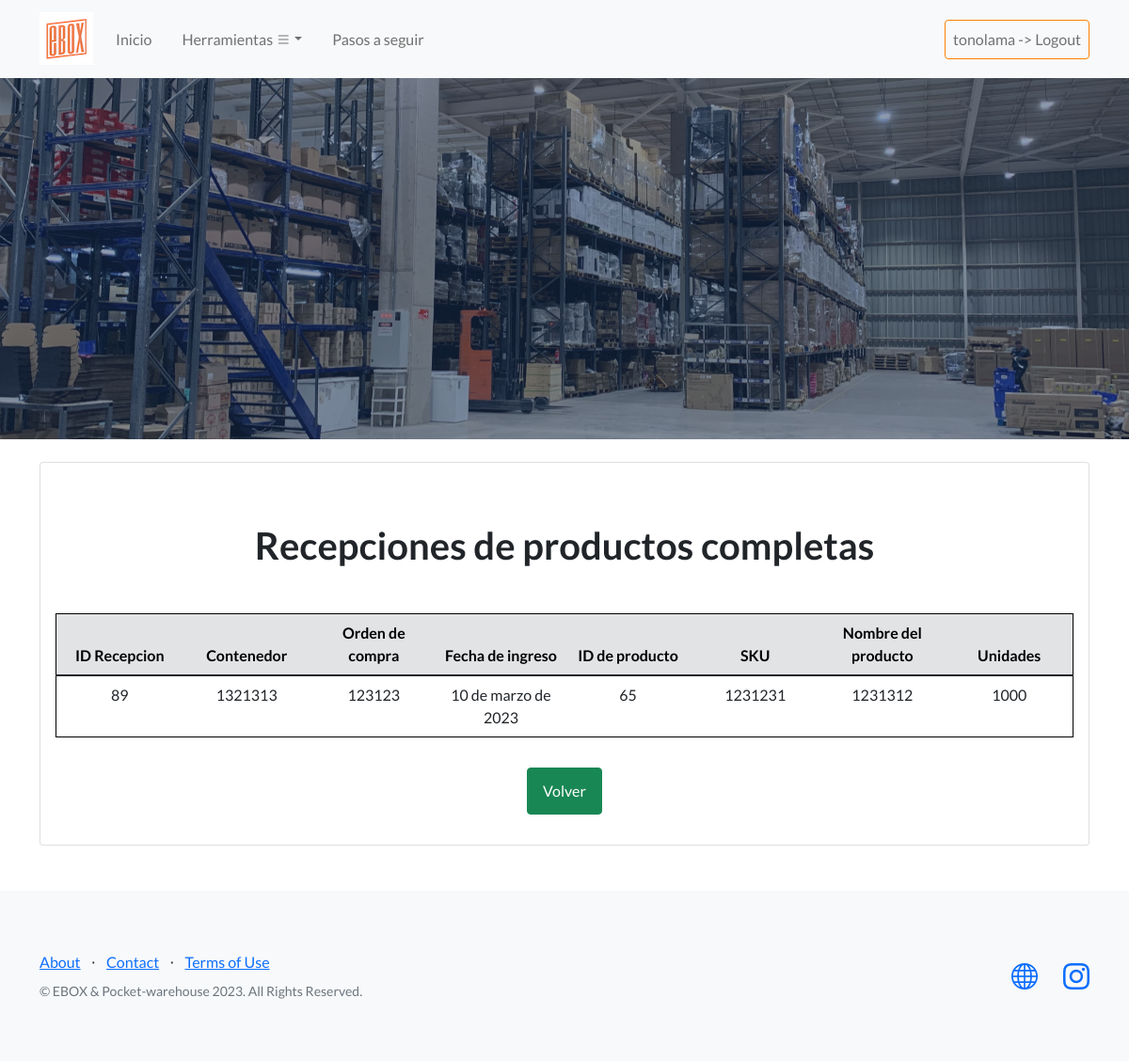
The app's page /eboxApp/recepcion/wRecepcion_full/ (signed in) with its own data.
### eboxApp/models.py (models this page shows, shortened)
class Recepcion(models.Model):
    num_contenedor = models.CharField(max_length=100)
    orden_compra = models.CharField(max_length=100, null = True)
    sku_in = models.ForeignKey(Maestra, on_delete=models.CASCADE)
    unidades_in = models.IntegerField()
    fecha_recepcion = models.DateField(null=True)

class Maestra(models.Model):
    nombre_producto = models.CharField(max_length=300)
    numero_sku = models.CharField(max_length=300)
    categoria = models.CharField(max_length=300)

### eboxApp/views.py (the view)
# urls.py: path('recepcion/wRecepcion_full/', views.buscarRecepcion, name = 'buscarTodoRecepcion'),
@login_required
def buscarRecepcion(request):
    if request.method == 'GET': # si existe una solicitud, get
        recepciones = Recepcion.objects.all()
        return render(request, 'eboxApp/wRecepcion_full.html', {'recepciones':recepciones })

### eboxApp/templates/eboxApp/wRecepcion_full.html (shortened to what this page needs)
{% extends "eboxApp/base.html" %}
{% load static %}
{% block contenido_que_cambia %}
<div class="container text-center" id = "listadocompras">
    <div class="card mt-4">
        <div class="card-body">
            <h1 class="my-5">Recepciones de productos completas</h1>
            {% if recepciones %}
                <div class="table-responsive">
                    <table class="table table-hover">
                        <thead>
                            <tr class = "table-secondary">
                                <th>ID Recepcion</th>
                                <th>Contenedor</th>
                                <th>Orden de compra</th>
                                <th>Fecha de ingreso</th>
                                <th>ID de producto</th>
                                <th>SKU</th>
                                <th>Nombre del producto</th>
                                <th>Unidades</th>
                            </tr>
                        </thead>
                        <tbody>
                            {% for recepcion in recepciones %}
                                <tr>
                                    <td>{{recepcion.pk}}</td>
                                    <td>{{recepcion.num_contenedor}}</td>
                                    <td>{{recepcion.orden_compra}}</td>
                                    <td>{{recepcion.fecha_recepcion}}</td>
                                    <td>{{recepcion.sku_in.id}}</td>
                                    <td>{{recepcion.sku_in.numero_sku}}</td>
                                    <td>{{recepcion.sku_in.nombre_producto}}</td>
                                    <td>{{recepcion.unidades_in}}</td>
                                </tr>
                            {% endfor %}
                        </tbody>
                    </table>
                </div>
                <a class="btn btn-success my-3" href="{% url 'eboxApp:Recepcion' %}">Volver</a>
            {% else %}
                <div class="my-5">
                    <h3>No hay datos</h3>
                </div>
                <a class="btn btn-warning my-3" href="{% url 'eboxApp:Recepcion' %}">Volver</a>
            {% endif %}
        </div>
    </div>
</div>
{% endblock %}

### eboxApp/templates/eboxApp/base.html (shortened to what this page needs)
<!DOCTYPE html>
<html lang="es">
    <head>
        {% load static %}
        <link href="https://cdn.jsdelivr.net/npm/bootstrap-icons@1.5.0/font/bootstrap-icons.css" rel="stylesheet" type="text/css" />
        <link href="{% static 'eboxApp/css/styles.css' %}" rel="stylesheet" />
    </head>
    <body>
        <nav class="navbar navbar-expand-lg navbar-light  bg-light static-top sticky-top">
            <div class="container">
              <a class="navbar-brand" href="{% url 'eboxApp:Index' %}">
                <img src="{% static 'eboxApp/assets/img/logoEbox.png' %}" alt="ebox Logo">
              </a>
              <div class="collapse navbar-collapse" id="navbarNav">
                <ul class="navbar-nav mr-auto">
                  <li class="nav-item active">
                    <a class="nav-link" href="{% url 'eboxApp:Index' %}">Inicio</a>
                  </li>
                  <li class="nav-item active">
                    <a class="nav-link" href="#"></a>
                  </li>
                  <li class="nav-item dropdown">
                      <a class="nav-link dropdown-toggle" href="#" id="navbarDropdown" role="button" data-toggle="dropdown" aria-haspopup="true" aria-expanded="false">Herramientas <i class="bi bi-list"></i></a>
                  </li>
                  <li class="nav-item active">
                    <a class="nav-link" href="#"></a>
                  </li>
                  <li class="nav-item active">
                    <a class="nav-link" href="{% url 'eboxApp:Index' %}#Comosehace">Pasos a seguir</a>
                  </li>
                </ul>
                {% if user.is_authenticated %}
                <ul class="navbar-nav ml-auto">
                  <li class="nav-item">
                    <a class="nav-link btn btn-outline-primary" href="{% url 'eboxApp:logout' %}">{{ user.username }} -> Logout</a>
                  </li>
                </ul>
                {% else %}
                <ul class="navbar-nav ml-auto">
                  <li class="nav-item">
                    <a class="nav-link btn btn-outline-primary" href="{% url 'eboxApp:Login' %}">Iniciar Sesión</a>
                  </li>
                </ul>
                {% endif %}
              </div>
            </div>
          </nav>
        <header class="masthead">
        </header>
        {% block contenido_que_cambia %}
        {% endblock %}
        <br>
        <br>
        <footer class="footer bg-light">
            <div class="container">
                <div class="row">
                    <div class="col-lg-6 h-100 text-center text-lg-start my-auto">
                        <ul class="list-inline mb-2">
                            <li class="list-inline-item"><a href="{% url 'eboxApp:about' %}">About</a></li>
                            <li class="list-inline-item">⋅</li>
                            <li class="list-inline-item"><a href="{% url 'eboxApp:Index' %}#signup">Contact</a></li>
                            <li class="list-inline-item">⋅</li>
                            <li class="list-inline-item"><a href="{% url 'eboxApp:Terms' %}">Terms of Use</a></li>
                        </ul>
                        <p class="text-muted small mb-4 mb-lg-0">&copy; EBOX & Pocket-warehouse 2023. All Rights Reserved.</p>
                    </div>
                    <div class="col-lg-6 h-100 text-center text-lg-end my-auto">
                        <ul class="list-inline mb-0">
                            <li class="list-inline-item me-4">
                                <a href="http://www.ebox3pl.cl"><i class="bi-globe fs-3"></i></a>
                            </li>
                            <li class="list-inline-item">
                                <a href="https://www.instagram.com/eboxfulfillment/" target = "_blank"><i class="bi-instagram fs-3"></i></a>
                            </li>
                        </ul>
                    </div>
                </div>
            </div>
        </footer>
    </body>
</html>

### records on screen
Recepcion: pk "89", num_contenedor "1321313", orden_compra "123123", fecha_recepcion "10 de marzo de 2023", sku_in.id "65", sku_in.numero_sku "1231231", sku_in.nombre_producto "1231312", unidades_in "1000"

### other values on screen
{{ user.username }} "tonolama"
